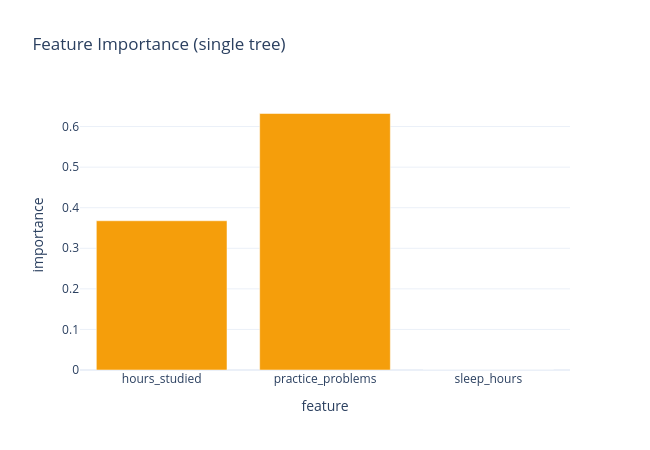

Notebook code for this chart:
### Markdown cell above
<details>
<summary>Show code</summary>

```python
X3 = pass_df[["hours_studied", "practice_problems", "sleep_hours"]]
y3 = pass_df["passed"]

importance_model = DecisionTreeClassifier(max_depth=3, random_state=0)
importance_model.fit(X3, y3)

importance_figure = go.Figure()
importance_figure.add_trace(
    go.Bar(x=list(X3.columns), y=importance_model.feature_importances_, marker=dict(color="#f59e0b"))
)
importance_figure.update_layout(
    title="Feature Importance (single tree)",
    xaxis_title="feature", yaxis_title="importance",
    template="plotly_white", width=650, height=450,
)
importance_figure.show()
```

</details>

### Code cell
X3 = pass_df[["hours_studied", "practice_problems", "sleep_hours"]]
y3 = pass_df["passed"]

importance_model = DecisionTreeClassifier(max_depth=3, random_state=0)
importance_model.fit(X3, y3)

importance_figure = go.Figure()
importance_figure.add_trace(
    go.Bar(x=list(X3.columns), y=importance_model.feature_importances_, marker=dict(color="#f59e0b"))
)
importance_figure.update_layout(
    title="Feature Importance (single tree)",
    xaxis_title="feature", yaxis_title="importance",
    template="plotly_white", width=650, height=450,
)
importance_figure.show()

### Figure 1 — Plotly figure (JSON) as saved in the notebook; plotly's stock layout.template omitted (floating-point values rounded to 4 significant figures)
{"data": [{"marker": {"color": "#f59e0b"}, "type": "bar", "x": ["hours_studied", "practice_problems", "sleep_hours"], "y": [0.3678, 0.6322, 0.0]}], "layout": {"height": 450, "title": {"text": "Feature Importance (single tree)"}, "width": 650, "xaxis": {"title": {"text": "feature"}}, "yaxis": {"title": {"text": "importance"}}}}
